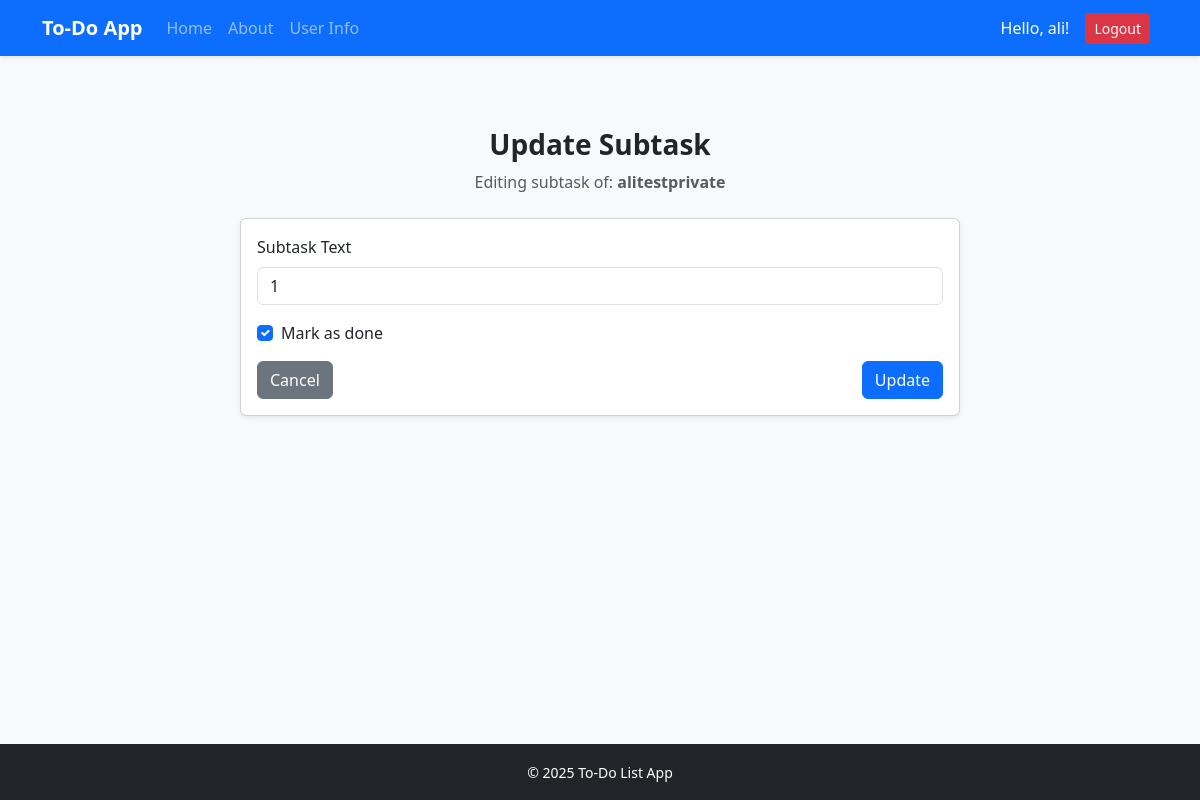
The app's page /subtask/31/update/ (signed in) with its own data.
### todo_app/models.py (models this page shows, shortened)
class TodoItem(models.Model):
    todo = models.ForeignKey(Todos, related_name="items", on_delete=models.CASCADE)
    text = models.CharField(max_length=255)
    done = models.BooleanField(default=False)
    class Meta:
        verbose_name = "Todo item"
        verbose_name_plural = "Todo items"

class Todos(models.Model):
    title = models.CharField(max_length=100, blank=True)
    description = models.TextField(max_length=1000, blank=True)
    finished = models.BooleanField(default=False)
    date_created = models.DateTimeField(default=now, blank=True)
    finished_date = models.DateTimeField(null=True, blank=True)
    deadline = models.DateTimeField(null=True, blank=True)
    is_private = models.BooleanField(default=True)
    daily_list = models.ForeignKey('DailyTodoList', on_delete=models.CASCADE, related_name='todos', null=True, blank=True)
    user = models.ForeignKey(User, on_delete=models.CASCADE)
    class Meta:
        verbose_name = "Todo"
        verbose_name_plural = "Todos"

### todo_app/views.py (the view)
# urls.py: path('subtask/<int:item_id>/update/', views.update_subtask, name='update_subtask'),
@login_required
def update_subtask(request, item_id):
    item = get_object_or_404(TodoItem, id=item_id)
    if request.method == 'POST':
        form = TodoItemForm(request.POST, instance=item)
        if form.is_valid():
            form.save()
            return redirect('description', id=item.todo.id)
    else:
        form = TodoItemForm(instance=item)
    return render(request, 'todo_app/update_subtask.html', {'form': form, 'item': item})

### todo_app/forms.py
class TodoItemForm(forms.ModelForm):
    class Meta:
        model = TodoItem
        fields = ['text', 'done']
        widgets = {
            'text': forms.TextInput(attrs={'class': 'form-control'}),
            'done': forms.CheckboxInput(attrs={'class': 'form-check-input'}),
        }

### todo_app/templates/todo_app/update_subtask.html (shortened to what this page needs)
{% extends "todo_app/base.html" %}
{% block content %}
<div class="container mt-5">
  <div class="row justify-content-center">
    <div class="col-md-8">
      <div class="text-center mb-4">
        <h3 class="fw-bold">Update Subtask</h3>
        <p class="text-muted">Editing subtask of: <strong>{{ item.todo.title }}</strong></p>
      </div>
      <div class="card shadow-sm">
        <div class="card-body">
          <form method="POST" novalidate>
            <div class="mb-3">
              <label for="{{ form.text.id_for_label }}" class="form-label">Subtask Text</label>
              {{ form.text }}
            </div>
            <div class="form-check mb-3">
              {{ form.done }}
              <label for="{{ form.done.id_for_label }}" class="form-check-label">Mark as done</label>
            </div>
            <div class="d-flex justify-content-between">
              <a href="{% url 'description' item.todo.id %}" class="btn btn-secondary">Cancel</a>
              <button type="submit" class="btn btn-primary">Update</button>
            </div>
          </form>
        </div>
      </div>
    </div>
  </div>
</div>
{% endblock %}

### todo_app/templates/todo_app/base.html (shortened to what this page needs)
<!doctype html>
<html lang="en">
  <head>
    {% load static %}
    <link href="https://cdn.jsdelivr.net/npm/bootstrap@5.3.7/dist/css/bootstrap.min.css" rel="stylesheet">
  </head>
  <body class="d-flex flex-column min-vh-100 text-dark">
    <nav class="navbar navbar-expand-lg navbar-dark bg-primary shadow-sm">
      <div class="container">
        <a class="navbar-brand fw-bold" href="{% url 'index' %}">To-Do App</a>
        <div class="collapse navbar-collapse" id="navbarNav">
          <ul class="navbar-nav me-auto mb-2 mb-lg-0">
            <li class="nav-item">
              <a class="nav-link{% if request.resolver_match.url_name == 'index' %} active{% endif %}" href="{% url 'index' %}">Home</a>
            </li>
            <li class="nav-item">
              <a class="nav-link{% if request.resolver_match.url_name == 'about' %} active{% endif %}" href="{% url 'about' %}">About</a>
            </li>
            <li class="nav-item">
              <a class="nav-link{% if request.resolver_match.url_name == 'user_info' %} active{% endif %}" href="{% url 'user_info' %}">User Info</a>
            </li>
          </ul>
          <div class="d-flex align-items-center">
            {% if user.is_authenticated %}
              <span class="me-3 text-white">Hello, {{ user.username }}!</span>
              <form method="POST" action="{% url 'logout' %}">
                <button class="btn btn-danger btn-sm me-2" type="submit">Logout</button>
              </form>
            {% else %}
              <a class="btn btn-outline-light btn-sm me-2" href="{% url 'login' %}">Login</a>
              <a class="btn btn-warning btn-sm" href="{% url 'register' %}">Register</a>
            {% endif %}
          </div>
        </div>
      </div>
    </nav>
    <main class="container py-4 flex-grow-1">
      {% block content %}
      {% endblock content %}
    </main>
    <footer class="bg-dark text-white text-center py-3 mt-auto">
      <small>&copy; {% now "Y" %} To-Do List App</small>
    </footer>
  </body>
</html>

### todo_app/templates/todo_app/base.html (style rules this page uses)
body { background-color: #f8f9fa; }

### records on screen
TodoItem: todo "alitestprivate", text "1", done "☑"

### other values on screen
{{ user.username }} "ali"
